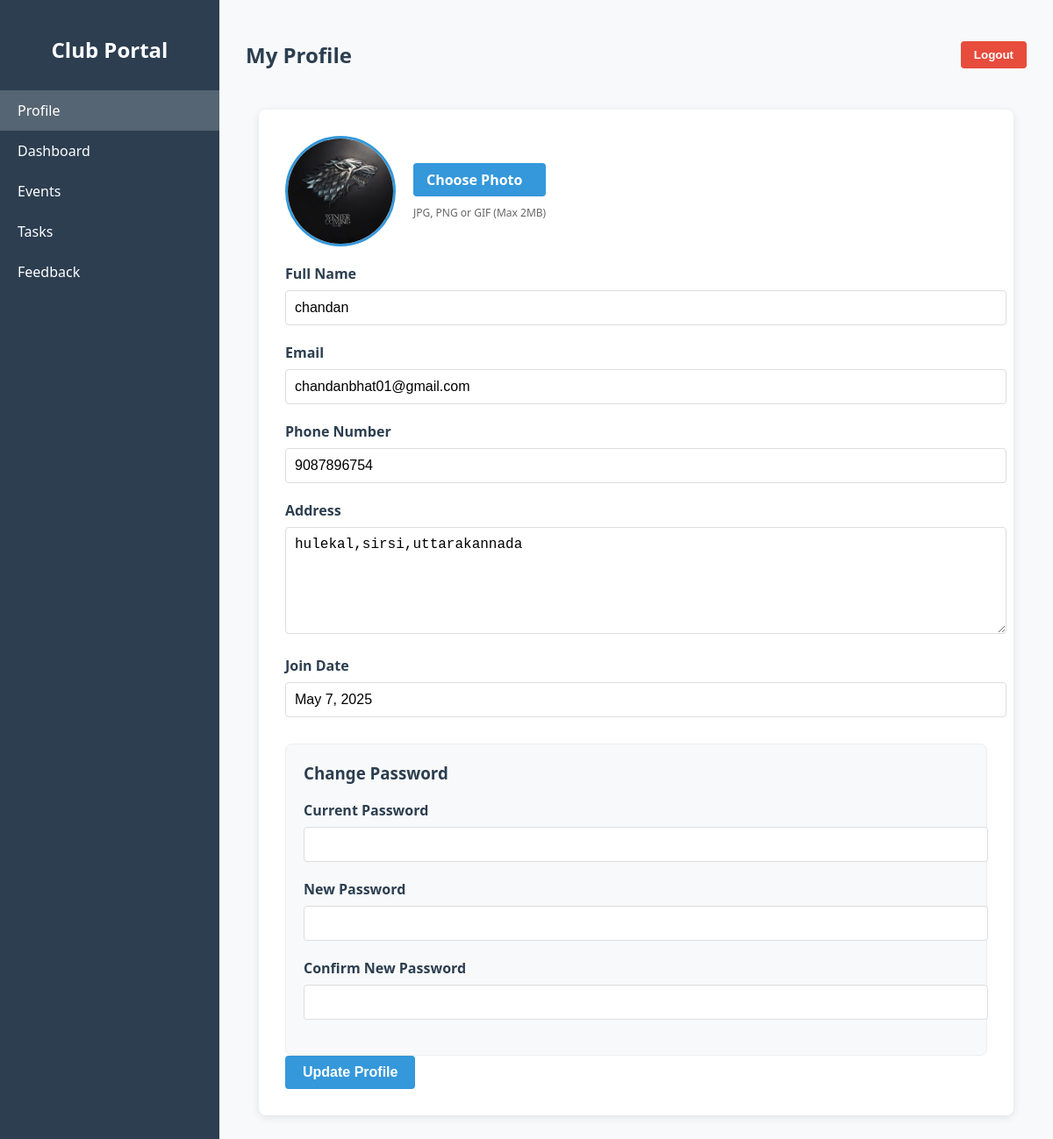
The app's page /templates/profile.php (signed in) with its own data.
### tables this page shows
CREATE TABLE IF NOT EXISTS `members` (
  `member_id` varchar(20) NOT NULL,
  `m_name` varchar(100) NOT NULL,
  `m_email` varchar(100) NOT NULL,
  `m_phone_no` varchar(255) NOT NULL,
  `join_date` timestamp NOT NULL,
  `address` varchar(255) NOT NULL,
  `m_password` varchar(200) NOT NULL,
  `profile_photo` varchar(255) DEFAULT NULL,
  PRIMARY KEY (`member_id`),
  UNIQUE KEY `email` (`m_email`),
  UNIQUE KEY `phone_no` (`m_phone_no`)
);

### templates/profile.php (the view, shortened to what this page needs)
<?php
$conn = new mysqli('localhost', 'root', '', 'club management');
$member_email = $_SESSION['member_email'];
$member_data = [];
$stmt = $conn->prepare("SELECT * FROM members WHERE m_email = ?");
if ($stmt) {
    $stmt->bind_param("s", $member_email);
    $stmt->execute();
    $result = $stmt->get_result();
    $member_data = $result->fetch_assoc();
}
?>
<!DOCTYPE html>
<html lang="en">
<head>
    <link rel="stylesheet" href="https://cdnjs.cloudflare.com/ajax/libs/font-awesome/6.0.0/css/all.min.css">
</head>
<body>
    <div class="container">
        <div class="sidebar">
            <h2>Club Portal</h2>
            <ul class="sidebar-menu">
                <li class="active" onclick="window.location.href='profile.php'">Profile</li>
                <li onclick="window.location.href='member_dashboard.php'">Dashboard</li>
                <li onclick="window.location.href='events.php'">Events</li>
                <li onclick="window.location.href='tasks.php'">Tasks</li>
                <li onclick="window.location.href='feedback.php'">Feedback</li>
            </ul>
        </div>
        <div class="main-content">
            <div class="profile-header">
                <h1 class="profile-title">My Profile</h1>
                <button class="logout-btn" onclick="window.location.href='logout.php'">Logout</button>
            </div>
            <div class="profile-card">
                <form method="POST" action="" enctype="multipart/form-data">
                    <div class="profile-photo-section">
                        <?php if (!empty($member_data['profile_photo'])): ?>
                            <img src="<?php echo htmlspecialchars($member_data['profile_photo']); ?>" alt="Profile Photo" class="profile-photo">
                        <?php else: ?>
                            <img src="assets/default-profile.jpg" alt="Profile Photo" class="profile-photo">
                        <?php endif; ?>
                        <div class="photo-upload">
                            <label for="profile_photo" class="photo-upload-btn">Choose Photo</label>
                            <span class="photo-info">JPG, PNG or GIF (Max 2MB)</span>
                        </div>
                    </div>
                    <div class="form-group">
                        <label for="name">Full Name</label>
                        <input type="text" id="name" name="name" value="<?php echo htmlspecialchars($member_data['m_name'] ?? ''); ?>" required>
                    </div>
                    <div class="form-group">
                        <label for="email">Email</label>
                        <input type="email" id="email" value="<?php echo htmlspecialchars($member_data['m_email'] ?? ''); ?>" readonly>
                    </div>
                    <div class="form-group">
                        <label for="phone">Phone Number</label>
                        <input type="tel" id="phone" name="phone" value="<?php echo htmlspecialchars($member_data['m_phone_no'] ?? ''); ?>" required>
                    </div>
                    <div class="form-group">
                        <label for="address">Address</label>
                        <textarea id="address" name="address" required><?php echo htmlspecialchars($member_data['address'] ?? ''); ?></textarea>
                    </div>
                    <div class="form-group">
                        <label for="join_date">Join Date</label>
                        <input type="text" id="join_date" value="<?php echo date('F j, Y', strtotime($member_data['join_date'] ?? '')); ?>" readonly>
                    </div>
                    <div class="password-fields">
                        <h3>Change Password</h3>
                        <div class="form-group">
                            <label for="current_password">Current Password</label>
                            <input type="password" id="current_password" name="current_password">
                        </div>
                        <div class="form-group">
                            <label for="new_password">New Password</label>
                            <input type="password" id="new_password" name="new_password">
                        </div>
                        <div class="form-group">
                            <label for="confirm_password">Confirm New Password</label>
                            <input type="password" id="confirm_password" name="confirm_password">
                        </div>
                    </div>
                    <button type="submit" class="btn">Update Profile</button>
                </form>
            </div>
        </div>
    </div>
</body>
</html>

### templates/profile.php (style rules this page uses)
body { font-family: 'Segoe UI', Tahoma, Geneva, Verdana, sans-serif; background-color: #f5f7fa; margin: 0; padding: 0; }
.container { display: flex; min-height: 100vh; }
.sidebar { width: 250px; background-color: #2c3e50; color: white; padding-top: 20px; }
.sidebar h2 { text-align: center; color: white; margin-bottom: 30px; }
.sidebar-menu { list-style: none; padding: 0; margin: 0; }
.sidebar-menu li { padding: 12px 20px; cursor: pointer; transition: background-color 0.3s; }
.sidebar-menu li.active { background-color: rgba(255, 255, 255, 0.2); }
.main-content { flex: 1; padding: 30px; background-color: #f8f9fa; }
.profile-header { display: flex; justify-content: space-between; align-items: center; margin-bottom: 30px; }
.profile-title { font-size: 24px; color: #2c3e50; }
.logout-btn { background-color: #e74c3c; color: white; border: none; padding: 8px 15px; border-radius: 4px; cursor: pointer; font-weight: 600; }
.profile-card { background-color: white; border-radius: 8px; box-shadow: 0 2px 10px rgba(0, 0, 0, 0.1); padding: 30px; max-width: 800px; margin: 0 auto; }
.profile-photo-section { display: flex; align-items: center; margin-bottom: 20px; }
.profile-photo { width: 120px; height: 120px; border-radius: 50%; object-fit: cover; border: 3px solid #3498db; margin-right: 20px; }
.photo-upload { display: flex; flex-direction: column; }
.photo-upload-btn { background-color: #3498db; color: white; border: none; padding: 8px 15px; border-radius: 4px; cursor: pointer; font-weight: 600; margin-bottom: 10px; }
.photo-info { font-size: 12px; color: #666; }
.form-group { margin-bottom: 20px; }
.form-group label { display: block; margin-bottom: 8px; font-weight: 600; color: #2c3e50; }
.form-group input, .form-group textarea { width: 100%; padding: 10px; border: 1px solid #ddd; border-radius: 4px; font-size: 16px; }
.form-group textarea { height: 100px; resize: vertical; }
.password-fields { background-color: #f8f9fa; padding: 20px; border-radius: 8px; margin-top: 30px; border: 1px solid #eee; }
.password-fields h3 { margin-top: 0; color: #2c3e50; }
.btn { background-color: #3498db; color: white; border: none; padding: 10px 20px; border-radius: 4px; cursor: pointer; font-size: 16px; font-weight: 600; transition: background-color 0.3s; }

### records on screen
members: profile_photo (picture), name "chandan", m_email "chandanbhat01@gmail.com", phone "9087896754", address "hulekal,sirsi,uttarakannada", join_date "May 7, 2025"
